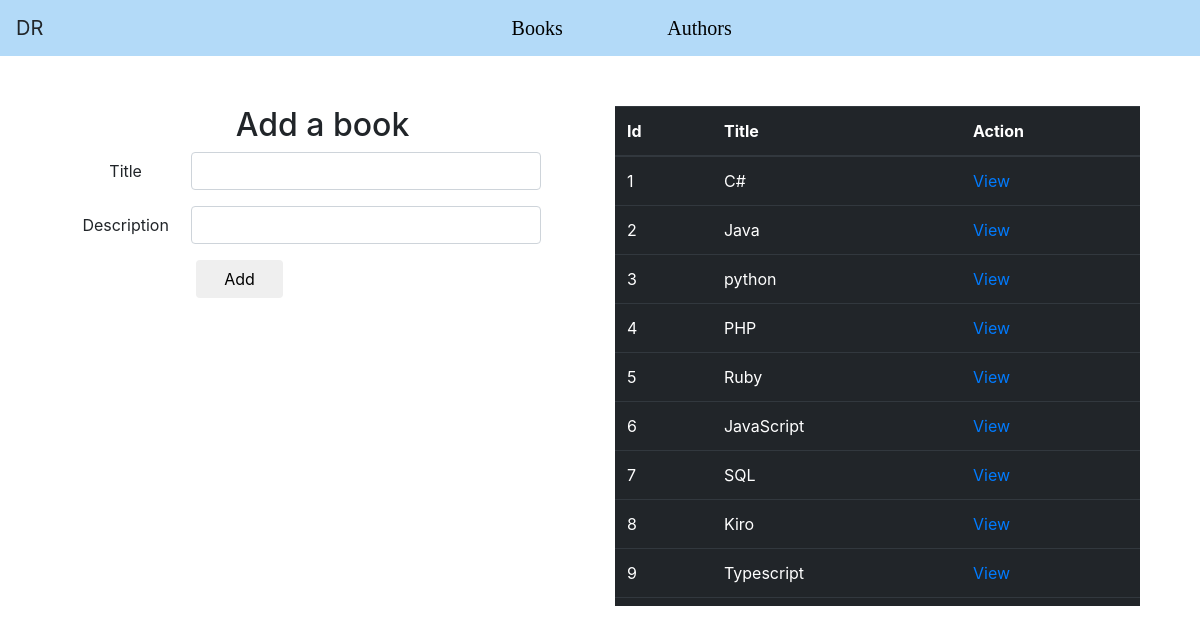
/books, run on the app's committed database.
### books_authors/models.py (models this page shows)
class Book(models.Model):
    title= models.CharField(max_length=255)
    desc= models.TextField()
    created_at= models.DateTimeField(auto_now_add=True)
    updated_at= models.DateTimeField(auto_now=True)

### books_authors/views.py (the view)
# urls.py: path('books', views.books),
def books(request):
    return render(request, "books.html", {"books": Book.objects.all()})

### books_authors/templates/books.html (shortened to what this page needs)
<!DOCTYPE html>
<html lang="en">
    <head>
        <link rel="stylesheet" href="https://maxcdn.bootstrapcdn.com/bootstrap/4.0.0/css/bootstrap.min.css">
        {% load static %}
        <link rel="stylesheet" href="{% static 'styles.css' %}">
        {% load static %}
    </head>
    <body>
        <nav class="navbar navbar-expand-md navbar-light">
            <a class= "navbar-brand">DR</a>
            <ul class="navbar-nav">
                <li class="active" id="active">
                    <a href="/books">Books</a>
                    <a href="/authors">Authors</a>
                </li>
            </ul>
        </nav>
        <div class="container">
            <div class="row" id="booksNlist">
                <div class="col">
                    <h2>Add a book</h2>
                    <form action="/add_book" method="POST">
                        <div class="form-group form-inline">
                            <label for="title" class="col-3">Title</label>
                            <input type="text" name="title" id="title" class="form-control col-8">
                        </div>
                        <div class="form-group form-inline">
                            <label for="desc" class="col-3">Description</label>
                            <input type="text" name="desc" id="desc" class="form-control col-8">
                        </div>
                        <div class="form-group">
                            <label for="Add" class="col-3"></label>
                            <button class="btn btn-default col-2">Add</button>
                        </div>
                    </form>
                </div>
                <div class="col" id="allItems">
                    <table class="table table-dark">
                        <thead>
                            <tr>
                                <th>Id</th>
                                <th>Title</th>
                                <th>Action</th>
                            </tr>
                        </thead>
                        <tbody>
                        {% for book in books %}
                        <tr>
                            <td>{{ book.id }}</td>
                            <td>{{ book.title }}</td>
                            <td><a href="/view_book/{{ book.id }}">View</a></td>
                        </tr>
                        {% endfor %}
                        </tbody>
                    </table>
                </div>
            </div>
        </div>
    </body>
</html>

### books_authors/static/styles.css (style rules this page uses)
* { margin:0; padding:0; }
.navbar-light { background-color: #b3daf8; }
.navbar .navbar-nav { padding: 0; margin:auto; display: flex; justify-content: space-between; list-style-type: none; }
.navbar .navbar-nav li a { padding: 50px; font-family: cursive; color: black; font-size: 20px; text-decoration: none; }
#active { background-color:none; }
.container { padding:30px; margin-top: 20px; }
.row { display: block; }
#booksNlist { display:flex; justify-content: center; }
#allItems { height: 500px; overflow-y: scroll; }
h2 { text-align:center; }

### data on the page
Book: id "1", title "C#"
Book: id "2", title "Java"
Book: id "3", title "python"
Book: id "4", title "PHP"
Book: id "5", title "Ruby"
Book: id "6", title "JavaScript"
Book: id "7", title "SQL"
Book: id "8", title "Kiro"
Book: id "9", title "Typescript"
